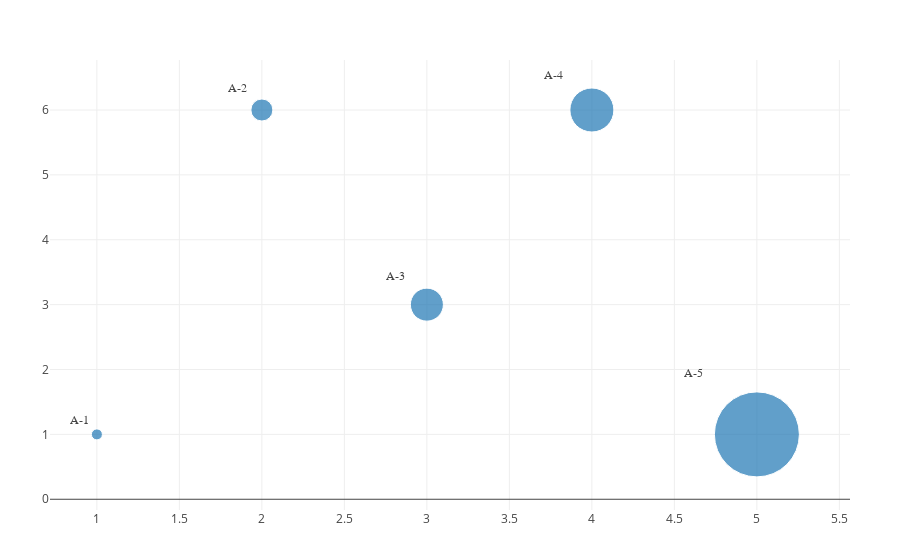

Here is the notebook cell this chart was saved with:
### Code cell
fields = Dict{Symbol,Any}(:type => "scatter",
                          :x => [1, 2, 3, 4, 5],
                          :y => [1, 6, 3, 6, 1],
                          :mode => "markers+text",
                          :name => "Team A",
                          :text => ["A-1", "A-2", "A-3", "A-4", "A-5"],
                          :textposition => "top left",
                          :textfont => Dict(:family =>  "Raleway, sans-serif"),
                          :marker => Dict(:size => [11,22,33,44,85]))
a = GenericTrace("scatter", fields)
plot(a)

### Figure 1 — Plotly figure (JSON) as saved in the notebook; plotly's stock layout.template omitted (floating-point values rounded to 4 significant figures)
{"data": [{"marker": {"size": [11, 22, 33, 44, 85]}, "mode": "markers+text", "name": "Team A", "text": ["A-1", "A-2", "A-3", "A-4", "A-5"], "textfont": {"family": "Raleway, sans-serif"}, "textposition": "top left", "type": "scatter", "x": [1, 2, 3, 4, 5], "y": [1, 6, 3, 6, 1]}], "layout": {"margin": {"b": 50, "l": 50, "r": 50, "t": 60}}}
